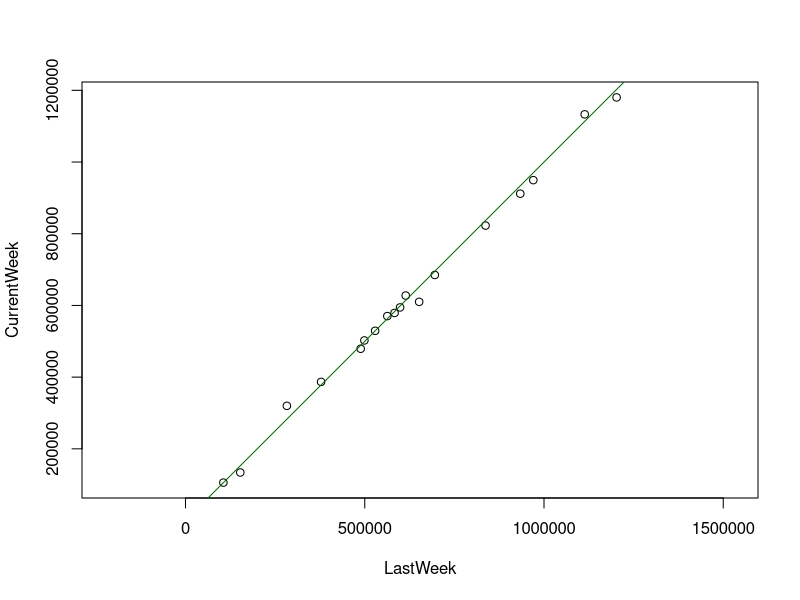

The R source for this figure:
## ---- chunk 1
playbill <- read.csv("playbill.csv")
plot(CurrentWeek ~ LastWeek, data = playbill, asp = 1)
abline(0, 1, col = "darkgreen")
## ---- chunk 2
m1 <- lm(CurrentWeek ~ LastWeek, data = playbill)
beta_1_null <- 1
beta_1_hat <- m1$coef[2]
SE_beta_1_hat <- summary(m1)$coef[2, 2]
t_stat <- (beta_1_hat - beta_1_null)/SE_beta_1_hat
n <- nrow(playbill)
pval <- pt(t_stat, df = n - 2) * 2
pval
## ---- chunk 3
summary(m1)$coef
summary(m1)$coef[1, 2]
